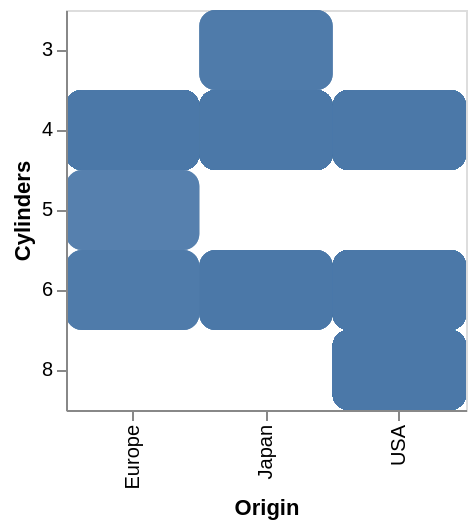

Here is the Vega-Lite specification saved for this chart:
### Vega-Lite specification from a JSON file in a GitHub repository (floating-point values rounded to 4 significant figures; data arrays with more than 128 entries replaced by an {"elided": "..."} marker saying what was removed)
{"$schema": "https://vega.github.io/schema/vega-lite/v5.json", "data": {"values": {"elided": "406 records"}}, "encoding": {"x": {"field": "Origin", "type": "nominal"}, "y": {"field": "Cylinders", "type": "ordinal"}}, "height": 200, "mark": {"cornerRadius": 8, "opacity": 0.6, "size": 30, "type": "rect"}, "width": 200}
